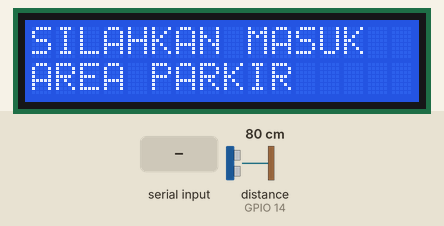
Simulated run of this sketch. Board: ESP32. Parts: 16×2 character LCD. Wiring (inferred from the names in the program): ultrasonic range finder: trigger GPIO 12; echo GPIO 14. Inputs (shaded band) come from the test bench; at power-on: distance to the obstacle (sensor on GPIO 14) 80 cm. The echo pulse lasts 58.3 µs per cm; WiFi joins after 1.5 s; servers stay silent unless stated; uploads are accepted with an empty reply; what the sketch prints to the serial monitor is not drawn.

Above: at 2.7 s.
2.8 s: "1\n" received over the second serial link
At 7.3 s:
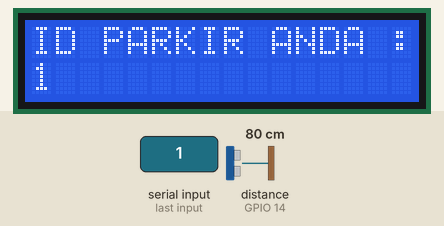
12.4 s: distance to the obstacle (sensor on GPIO 14) set to 250 cm
At 14.4 s:
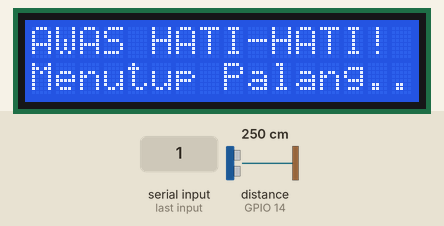
22.0 s: distance to the obstacle (sensor on GPIO 14) set to 2 cm
At 25.9 s:
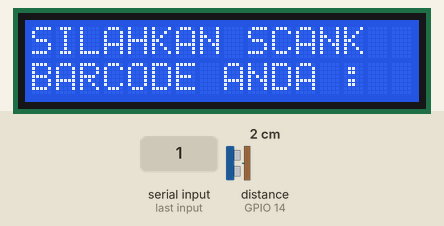
31.6 s: distance to the obstacle (sensor on GPIO 14) set to 299 cm
At 40.1 s:
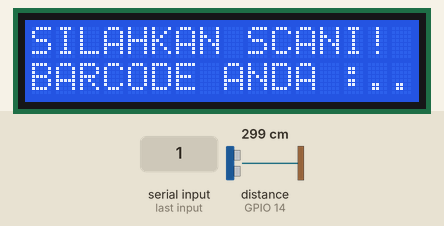
41.2 s: distance to the obstacle (sensor on GPIO 14) set to 250 cm
50.8 s: distance to the obstacle (sensor on GPIO 14) set to 4 cm
At 53.2 s:
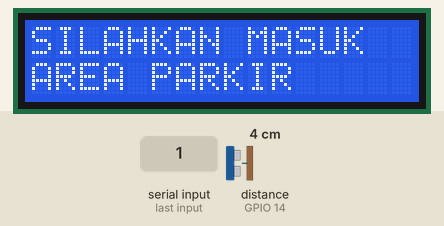
Timing chart, 0 to 54.7 s (numbered marks = the images above; inputs shaded):
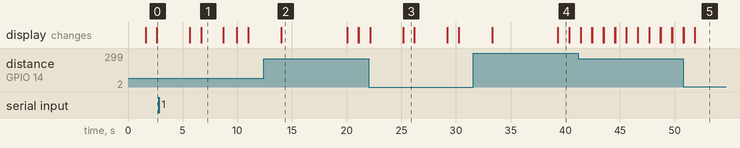

The sketch:

BOX_SCANNER_V2.ino
```cpp
#include <WiFi.h>
#include <HTTPClient.h>
#include <SoftwareSerial.h>
#include <HardwareSerial.h>
#include <ArduinoJson.h>
#include <Ultrasonic.h>
#include <LiquidCrystal_I2C.h>

HardwareSerial SerialBarcode(1);
#define RXBarcode 16 //6 - Rx
#define TXBarcode 17 //7 - Tx

HardwareSerial SerialPalang(1);
#define RXPalang 3
#define TXPalang 1

//----------Ultrasonic----------
const int pinTRIGGER = 12;
const int pinECHO = 14;
long durasi, jarak;
long durasi2, jarak2;

//----------LCD----------
int lcdColumns = 16;
int lcdRows = 2;
LiquidCrystal_I2C lcd(0x27, lcdColumns, lcdRows);

//----------Barcode----------
boolean stringComplete = false;
String databarcode="";
String barcode;

const char* ssid = "moonlight";
const char* password =  "catchthemoon";

void setup() {
  Serial.begin(9600);
  SerialPalang.begin(9600, SERIAL_8N1, RXPalang, TXPalang);     // PALANG
  SerialBarcode.begin(9600, SERIAL_8N1, RXBarcode, TXBarcode);  // BARCODE
  pinMode(pinTRIGGER, OUTPUT);                        // Pin Trigger HCSR
  pinMode(pinECHO, INPUT);                            // Pin ECHo HCSR
  lcd.init();                                         // initialize LCD
  lcd.backlight();                                    // turn on LCD backlight
  WiFi.begin(ssid, password);                         // Wi-Fi Begin
  Serial.println("Connecting");
  while (WiFi.status() != WL_CONNECTED) {
    delay(500);
    Serial.println("Connecting to WiFi..");
  }
  Serial.println("");
  Serial.print("Connected to ");
  Serial.println(ssid);
  Serial.print("IP address: ");
  Serial.println(WiFi.localIP());
}

void palangtutup()  {
  digitalWrite(pinTRIGGER, LOW);
  delayMicroseconds(5);
  digitalWrite(pinTRIGGER, HIGH);
  delayMicroseconds(10);
  digitalWrite(pinTRIGGER, LOW);

  durasi2 = pulseIn(pinECHO, HIGH);
  jarak2 = (durasi2 * 0.034) / 2;

  if (jarak2 >= 160) {
      //Serial.println("TUTUP GATE");
      lcd.clear();
      lcd.setCursor(0, 0);
      lcd.print("AWAS HATI-HATI!");
      lcd.setCursor(0, 1);
      lcd.print("Menutup Palang..");
      delay(5000);
      SerialPalang.print('1');
      delay(1000);
      }
}

void sensor(){
    //Sensor Ultrasonic Awal
    digitalWrite(pinTRIGGER, LOW);
    delayMicroseconds(5);
    digitalWrite(pinTRIGGER, HIGH);
    delayMicroseconds(10);
    digitalWrite(pinTRIGGER, LOW);

    durasi = pulseIn(pinECHO, HIGH);
    jarak = (durasi * 0.034) / 2;

    if (jarak <= 80) {
      lcd.clear();
      lcd.setCursor(0, 0);
      lcd.print("SILAHKAN MASUK");
      lcd.setCursor(0, 1);
      lcd.print("AREA PARKIR");
      delay(3000);
      palangtutup();
    }
}

void loop(){
 lcd.setCursor(0, 0);
 lcd.print("SILAHKAN SCAN");
 lcd.setCursor(0, 1);
 lcd.print("BARCODE ANDA :");
 delay(1000);
 lcd.clear();
 while (SerialBarcode.available()){
    HTTPClient http;

    //Scaning Kode Barcode
    char data_barcode = (char)SerialBarcode.read();
    databarcode += data_barcode;
    if(data_barcode == '\n'){
      stringComplete = true;
      }

    //Jika Scan Complete
    if (stringComplete) {
      barcode = databarcode.substring(0,10);
      lcd.clear();
      lcd.setCursor(0, 0);
      lcd.print("ID PARKIR ANDA :");
      lcd.setCursor(0, 1);
      lcd.print(barcode);
      delay(2000);

      //getData (Http Get)
      String getData = "?id=" + barcode;
      databarcode = "";
      stringComplete = false;

// mengirim data ke API , perhatikan parameter

      http.begin("https://banyumanik.parkirsmg.com/Api/AuthGate" + getData);

      lcd.clear();
      lcd.setCursor(0, 0);
      lcd.print("Sending Request!");
      lcd.setCursor(0, 1);
      lcd.print("Please Waiting..");
      delay(1000);

      int httpCode = http.GET();                    //Make and send the request

      if (httpCode > 0) {                           //Check for the returning code
        String payload = http.getString();          //Get the response payload
        //Serial.print("HttpCode : ");                //Print HTTP return code
        //Serial.println(httpCode);                   //Print HTTP return code
        //Serial.println(payload);                    //Print request response payload

        // RESPON DARI PAYLOAD
        if(httpCode == 200){
          // Allocate JsonBuffer
          // Use arduinojson.org/assistant to compute the capacity.
          const size_t capacity = JSON_OBJECT_SIZE(2) + 50;
          DynamicJsonDocument doc(capacity);

          // Parse JSON object
          DeserializationError error = deserializeJson(doc, payload);
          if (error) {
            Serial.print("deserializeJson() failed with code");
            Serial.println(error.c_str());
            return;
            }

          // Decode JSON/Extract values
          int nilai = doc["status bayar"];
          //Serial.println(F("Response:"));
          //Serial.print("Status Bayar = ");
          //Serial.println(nilai);
          //Serial.println("");

          // PERINTAH KE PALANG
          //Serial.println("---PERINTAH KE PALANG---");
          if (nilai == 2){
            //Serial.println("BUKA GATE");
            lcd.clear();
            lcd.setCursor(0, 0);
            lcd.print("Transaksi Anda :");
            lcd.setCursor(0, 1);
            lcd.print("SELESAI");
            delay(2000);

            lcd.clear();
            lcd.setCursor(0, 0);
            lcd.print("TERIMA KASIH :)");
            lcd.setCursor(0, 1);
            lcd.print("Membuka Palang..");
            SerialPalang.print('0'); // Open Gate
            delay(3000);
            }

          else{
            //Serial.println("Silahkan Selesaikan Tagihan Parkir");
            lcd.clear();
            lcd.setCursor(0, 0);
            lcd.print("Transaksi Anda :");
            lcd.setCursor(0, 1);
            lcd.print("BELUM SELESAI");
            delay(5000);
            }

          }
          else {
            Serial.println("Error in response");
          }
      }
      else {
        Serial.println("Error on HTTP request");
      }
      http.end();                                   //Free the resources
     }
   }
   // Sensor Ultrasonic
   sensor();
}
```

Measured:
- after the input at 2.8 s, the display: first differs from a run without the input after 3.9 s (image 1)
- after the input at 12.4 s, the display: changes after 1.6 s (image 2)
- after the input at 22.0 s, the display: first changes after 0.14 s (image 3 shows a later state)
- after the input at 31.6 s, the display: first changes after 1.7 s (image 4 shows a later state)
- after the input at 50.8 s, the display: first differs from a run without the input after 1.0 s (image 5)
- what the display in image 1 shows lasts 2.0 s, from 6.7 s to 8.7 s
- what the display in image 2 shows lasts 6.1 s, from 14.0 s to 20.1 s
